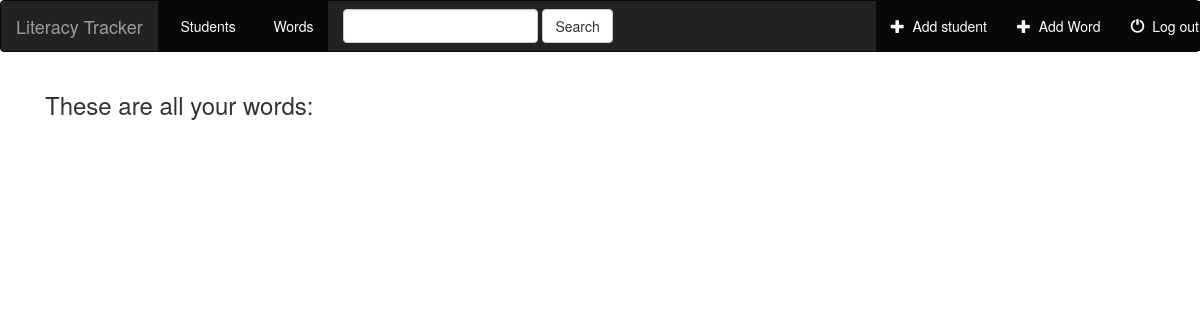
The page /students/word/ (signed in) on the database as committed earlier.
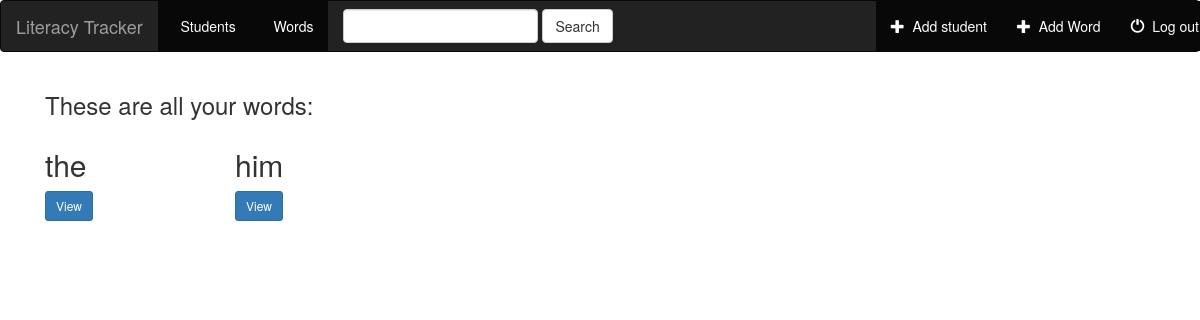
The same page on the database as committed later.
### students/models.py (models this page shows, shortened)
class Word(models.Model):
    word = models.CharField(max_length=250, default= "", blank=True)
    user = models.ForeignKey('auth.User', default= "")

### students/views.py (the view)
# urls.py: url(r'word/$', views.WordListView.as_view(), name='word_index'),
class WordListView(generic.ListView):
    model = Word
    template_name= "students/word_index.html"
    context_object_name = "all_words"
    def get_queryset(self):
        return Word.objects.filter(user=self.request.user)

### students/templates/students/word_index.html (shortened to what this page needs)
{% extends "base.html" %}
{% block body %}
<div class="students-container container-fluid">
    <div class="row">
        <div class="col-sm-12">
            <h3>These are all your words:</h3>
        </div>
            {% for word in all_words %}
                <div class="col-sm-4 col-lg-2">
                            <h2>{{ word.word}}</h2>
                            <a href="{% url 'students:word_detail' word.id %}" class="btn btn-primary btn-sm">View</a>
                </div>
            {% endfor %}
          </div>
        </div>
{% endblock %}

Rows that differ between the two databases and show on the page:
added Word: word "the"
added Word: word "him"
